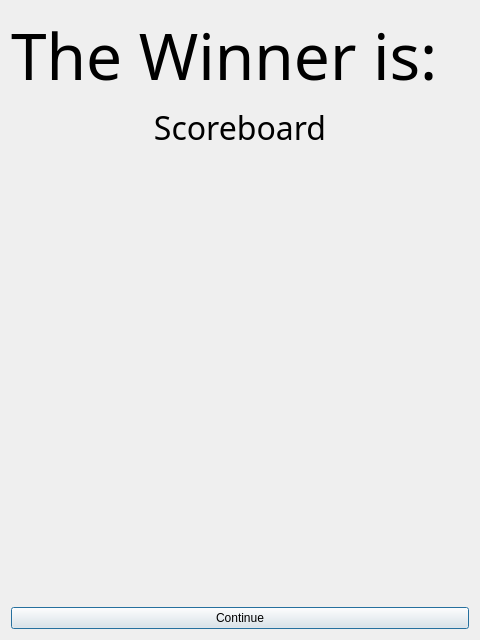
<?xml version="1.0" encoding="UTF-8"?>
<ui version="4.0">
 <class>finalscore</class>
 <widget class="QDialog" name="finalscore">
  <property name="geometry">
   <rect>
    <x>0</x>
    <y>0</y>
    <width>480</width>
    <height>640</height>
   </rect>
  </property>
  <property name="windowTitle">
   <string>Dialog</string>
  </property>
  <layout class="QVBoxLayout" name="verticalLayout">
   <item>
    <widget class="QLabel" name="WinnerLabel">
     <property name="font">
      <font>
       <family>3270Narrow Nerd Font Mono</family>
       <pointsize>48</pointsize>
      </font>
     </property>
     <property name="text">
      <string>The Winner is: </string>
     </property>
    </widget>
   </item>
   <item>
    <layout class="QVBoxLayout" name="PlayerScoreContainer">
     <item>
      <widget class="QLabel" name="label">
       <property name="font">
        <font>
         <family>3270Narrow Nerd Font Mono</family>
         <pointsize>24</pointsize>
        </font>
       </property>
       <property name="text">
        <string>Scoreboard</string>
       </property>
       <property name="alignment">
        <set>Qt::AlignCenter</set>
       </property>
      </widget>
     </item>
     <item>
      <spacer name="verticalSpacer">
       <property name="orientation">
        <enum>Qt::Vertical</enum>
       </property>
       <property name="sizeHint" stdset="0">
        <size>
         <width>20</width>
         <height>40</height>
        </size>
       </property>
      </spacer>
     </item>
    </layout>
   </item>
   <item>
    <widget class="QPushButton" name="continueButton">
     <property name="text">
      <string>Continue</string>
     </property>
    </widget>
   </item>
  </layout>
 </widget>
 <resources/>
 <connections/>
</ui>
